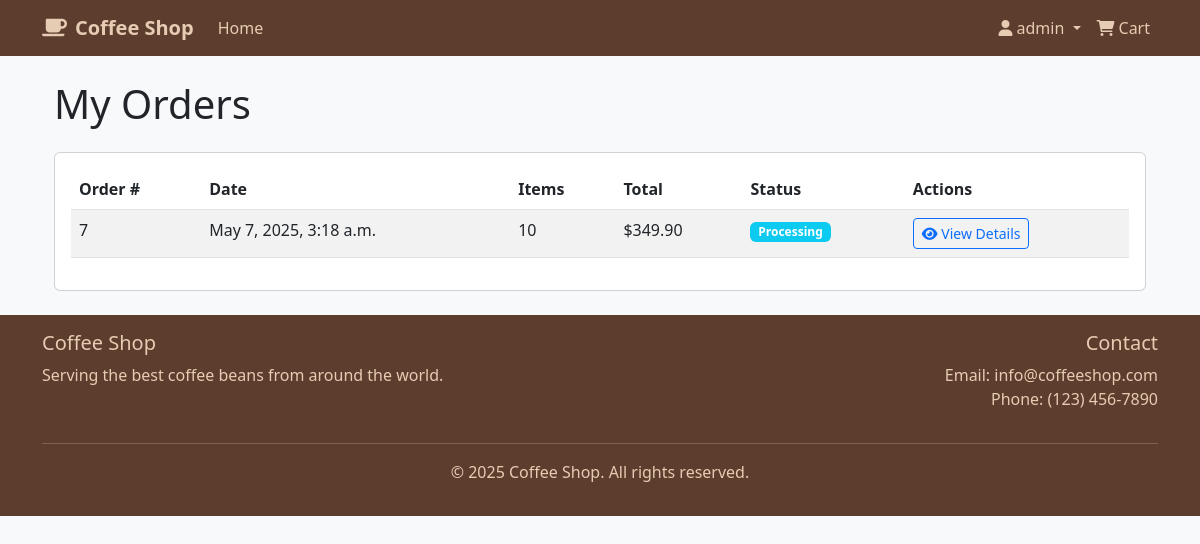
The app's page /my-orders/ (signed in) with its own data.
### store/models.py (models this page shows, shortened)
class Order(models.Model):
    STATUS_CHOICES = [
        ('pending', 'Pending'),
        ('processing', 'Processing'),
        ('shipped', 'Shipped'),
        ('delivered', 'Delivered'),
        ('cancelled', 'Cancelled'),
    ]
    customer = models.ForeignKey(Customer, on_delete=models.CASCADE, related_name='orders')
    date_ordered = models.DateTimeField(auto_now_add=True)
    complete = models.BooleanField(default=False)
    transaction_id = models.CharField(max_length=100, null=True, blank=True)
    status = models.CharField(max_length=20, choices=STATUS_CHOICES, default='pending')
    shipping_address = models.TextField(blank=True, null=True, max_length=500)
    class Meta:
        ordering = ['-date_ordered']
    @property
    def get_cart_total(self):
        orderitems = self.orderitem_set.all()
        total = sum([item.get_total for item in orderitems])
        return total
    @property
    def get_cart_items(self):
        orderitems = self.orderitem_set.all()
        total = sum([item.quantity for item in orderitems])
        return total

class OrderItem(models.Model):
    product = models.ForeignKey(Product, on_delete=models.CASCADE)
    order = models.ForeignKey(Order, on_delete=models.CASCADE)
    quantity = models.IntegerField(default=1)
    date_added = models.DateTimeField(auto_now_add=True)
    class Meta:
        unique_together = ['product', 'order']
    @property
    def get_total(self):
        return self.product.price * self.quantity

class Product(models.Model):
    ROAST_CHOICES = [
        ('light', 'Light Roast'),
        ('medium', 'Medium Roast'),
        ('dark', 'Dark Roast'),
        ('espresso', 'Espresso Roast'),
    ]
    FORMAT_CHOICES = [
        ('whole_bean', 'Whole Bean'),
        ('ground', 'Ground'),
        ('capsule', 'Capsules'),
    ]
    name = models.CharField(max_length=200)
    category = models.ForeignKey(Category, on_delete=models.CASCADE, related_name='products')
    description = models.TextField(max_length=2000)
    price = models.DecimalField(max_digits=8, decimal_places=2)
    stock = models.IntegerField(default=0)
    image = models.ImageField(
        upload_to=product_image_path,
        blank=True,
        null=True,
        validators=[validate_image],
        help_text="Upload product image (max 5MB, JPG/PNG/GIF only)"
    )
    roast_level = models.CharField(max_length=20, choices=ROAST_CHOICES)
    origin = models.CharField(max_length=100)
    format = models.CharField(max_length=20, choices=FORMAT_CHOICES)
    weight = models.IntegerField(help_text="Weight in grams")
    created_at = models.DateTimeField(auto_now_add=True)
    updated_at = models.DateTimeField(auto_now=True)
    is_available = models.BooleanField(default=True)
    class Meta:
        ordering = ['name']

### store/views.py (the view)
# urls.py: path('my-orders/', views.my_orders, name="my_orders"),
@login_required
def my_orders(request):
    customer = request.user.customer
    orders = Order.objects.filter(customer=customer).order_by('-date_ordered')
    context = {
        'orders': orders
    }
    return render(request, 'store/my_orders.html', context)

### store/templates/store/my_orders.html (shortened to what this page needs)
{% extends 'store/main.html' %}
{% load static %}
{% block content %}
<div class="container">
    <h1 class="mb-4">My Orders</h1>
    <div class="card">
        <div class="card-body">
            {% if orders %}
                <div class="table-responsive">
                    <table class="table table-striped">
                        <thead>
                            <tr>
                                <th>Order #</th>
                                <th>Date</th>
                                <th>Items</th>
                                <th>Total</th>
                                <th>Status</th>
                                <th>Actions</th>
                            </tr>
                        </thead>
                        <tbody>
                            {% for order in orders %}
                                <tr>
                                    <td>{{ order.id }}</td>
                                    <td>{{ order.date_ordered|date:"F j, Y, g:i a" }}</td>
                                    <td>{{ order.get_cart_items }}</td>
                                    <td>${{ order.get_cart_total }}</td>
                                    <td>
                                        {% if order.status == 'pending' %}
                                            <span class="badge bg-warning">Pending</span>
                                        {% elif order.status == 'processing' %}
                                            <span class="badge bg-info">Processing</span>
                                        {% elif order.status == 'shipped' %}
                                            <span class="badge bg-primary">Shipped</span>
                                        {% elif order.status == 'delivered' %}
                                            <span class="badge bg-success">Delivered</span>
                                        {% elif order.status == 'cancelled' %}
                                            <span class="badge bg-danger">Cancelled</span>
                                        {% endif %}
                                    </td>
                                    <td>
                                        <a href="{% url 'order_customer_detail' order.id %}" class="btn btn-sm btn-outline-primary">
                                            <i class="fas fa-eye"></i> View Details
                                        </a>
                                    </td>
                                </tr>
                            {% endfor %}
                        </tbody>
                    </table>
                </div>
            {% endif %}
        </div>
    </div>
</div>
{% endblock %}

### store/templates/store/main.html (shortened to what this page needs)
<!DOCTYPE html>
{% load static %}
<html lang="en">
<head>
    <link href="https://cdn.jsdelivr.net/npm/bootstrap@5.3.0-alpha1/dist/css/bootstrap.min.css" rel="stylesheet">
    <link rel="stylesheet" href="https://cdnjs.cloudflare.com/ajax/libs/font-awesome/6.0.0/css/all.min.css">
</head>
<body>
    <nav class="navbar navbar-expand-lg navbar-dark bg-dark mb-4">
        <div class="container">
            <a class="navbar-brand" href="{% url 'store' %}">
                <i class="fas fa-coffee me-2"></i>Coffee Shop
            </a>
            <div class="collapse navbar-collapse" id="navbarNav">
                <ul class="navbar-nav me-auto">
                    <li class="nav-item">
                        <a class="nav-link" href="{% url 'store' %}">Home</a>
                    </li>
                </ul>
                <ul class="navbar-nav ms-auto">
                    {% if user.is_authenticated %}
                        <li class="nav-item dropdown">
                            <a class="nav-link dropdown-toggle" href="#" id="navbarDropdown" role="button" data-bs-toggle="dropdown">
                                <i class="fas fa-user me-1"></i>{{ user.first_name|default:user.username }}
                            </a>
                        </li>
                    {% endif %}
                    <li class="nav-item">
                        <a class="nav-link" href="{% url 'cart' %}">
                            <i class="fas fa-shopping-cart me-1"></i>Cart
                        </a>
                    </li>
                </ul>
            </div>
        </div>
    </nav>
    <div class="container my-4">
        {% block content %}
        {% endblock %}
    </div>
    <footer class="footer mt-auto py-3">
        <div class="container">
            <div class="row">
                <div class="col-md-6">
                    <h5>Coffee Shop</h5>
                    <p>Serving the best coffee beans from around the world.</p>
                </div>
                <div class="col-md-6 text-md-end">
                    <h5>Contact</h5>
                    <p>Email: info@coffeeshop.com<br>
                    Phone: (123) 456-7890</p>
                </div>
            </div>
            <hr>
            <div class="text-center">
                <p>&copy; {% now "Y" %} Coffee Shop. All rights reserved.</p>
            </div>
        </div>
    </footer>
</body>
</html>

### store/templates/store/main.html (style rules this page uses)
body { background-color: #f8f9fa; font-family: 'Segoe UI', Tahoma, Geneva, Verdana, sans-serif; }
.navbar { background-color: #5c3d2e !important; }
.navbar-brand, .nav-link { color: #e6ccb2 !important; }
.navbar-brand { font-weight: bold; }
.footer { background-color: #5c3d2e; color: #e6ccb2; margin-top: 4rem; }

### records on screen
Order: id "7", date_ordered "May 7, 2025, 3:18 a.m.", get_cart_items "10", get_cart_total "349.90", status "Processing"

### other values on screen
{{ user.first_name|default:user.username }} "admin"
